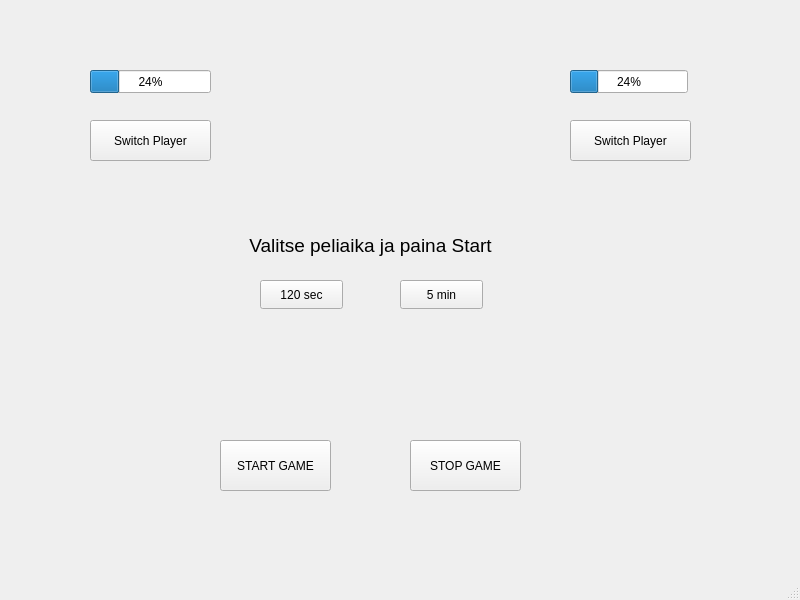
<?xml version="1.0" encoding="UTF-8"?>
<ui version="4.0">
 <class>MainWindow</class>
 <widget class="QMainWindow" name="MainWindow">
  <property name="geometry">
   <rect>
    <x>0</x>
    <y>0</y>
    <width>800</width>
    <height>600</height>
   </rect>
  </property>
  <property name="windowTitle">
   <string>MainWindow</string>
  </property>
  <widget class="QWidget" name="centralwidget">
   <widget class="QLabel" name="label">
    <property name="geometry">
     <rect>
      <x>130</x>
      <y>220</y>
      <width>481</width>
      <height>51</height>
     </rect>
    </property>
    <property name="font">
     <font>
      <pointsize>14</pointsize>
     </font>
    </property>
    <property name="text">
     <string>Valitse peliaika ja paina Start</string>
    </property>
    <property name="alignment">
     <set>Qt::AlignCenter</set>
    </property>
   </widget>
   <widget class="QPushButton" name="time1_button">
    <property name="geometry">
     <rect>
      <x>260</x>
      <y>280</y>
      <width>83</width>
      <height>29</height>
     </rect>
    </property>
    <property name="text">
     <string>120 sec</string>
    </property>
   </widget>
   <widget class="QPushButton" name="time2_button">
    <property name="geometry">
     <rect>
      <x>400</x>
      <y>280</y>
      <width>83</width>
      <height>29</height>
     </rect>
    </property>
    <property name="text">
     <string>5 min</string>
    </property>
   </widget>
   <widget class="QPushButton" name="pushButton_3">
    <property name="geometry">
     <rect>
      <x>220</x>
      <y>440</y>
      <width>111</width>
      <height>51</height>
     </rect>
    </property>
    <property name="text">
     <string>START GAME</string>
    </property>
   </widget>
   <widget class="QPushButton" name="StopGame">
    <property name="geometry">
     <rect>
      <x>410</x>
      <y>440</y>
      <width>111</width>
      <height>51</height>
     </rect>
    </property>
    <property name="text">
     <string>STOP GAME</string>
    </property>
   </widget>
   <widget class="QPushButton" name="Switch1">
    <property name="geometry">
     <rect>
      <x>90</x>
      <y>120</y>
      <width>121</width>
      <height>41</height>
     </rect>
    </property>
    <property name="text">
     <string>Switch Player</string>
    </property>
   </widget>
   <widget class="QPushButton" name="Switch2">
    <property name="geometry">
     <rect>
      <x>570</x>
      <y>120</y>
      <width>121</width>
      <height>41</height>
     </rect>
    </property>
    <property name="text">
     <string>Switch Player</string>
    </property>
   </widget>
   <widget class="QProgressBar" name="progressBar">
    <property name="geometry">
     <rect>
      <x>90</x>
      <y>70</y>
      <width>121</width>
      <height>23</height>
     </rect>
    </property>
    <property name="value">
     <number>24</number>
    </property>
   </widget>
   <widget class="QProgressBar" name="progressBar_2">
    <property name="geometry">
     <rect>
      <x>570</x>
      <y>70</y>
      <width>118</width>
      <height>23</height>
     </rect>
    </property>
    <property name="value">
     <number>24</number>
    </property>
   </widget>
  </widget>
  <widget class="QMenuBar" name="menubar">
   <property name="geometry">
    <rect>
     <x>0</x>
     <y>0</y>
     <width>800</width>
     <height>21</height>
    </rect>
   </property>
  </widget>
  <widget class="QStatusBar" name="statusbar"/>
 </widget>
 <resources/>
 <connections/>
</ui>
